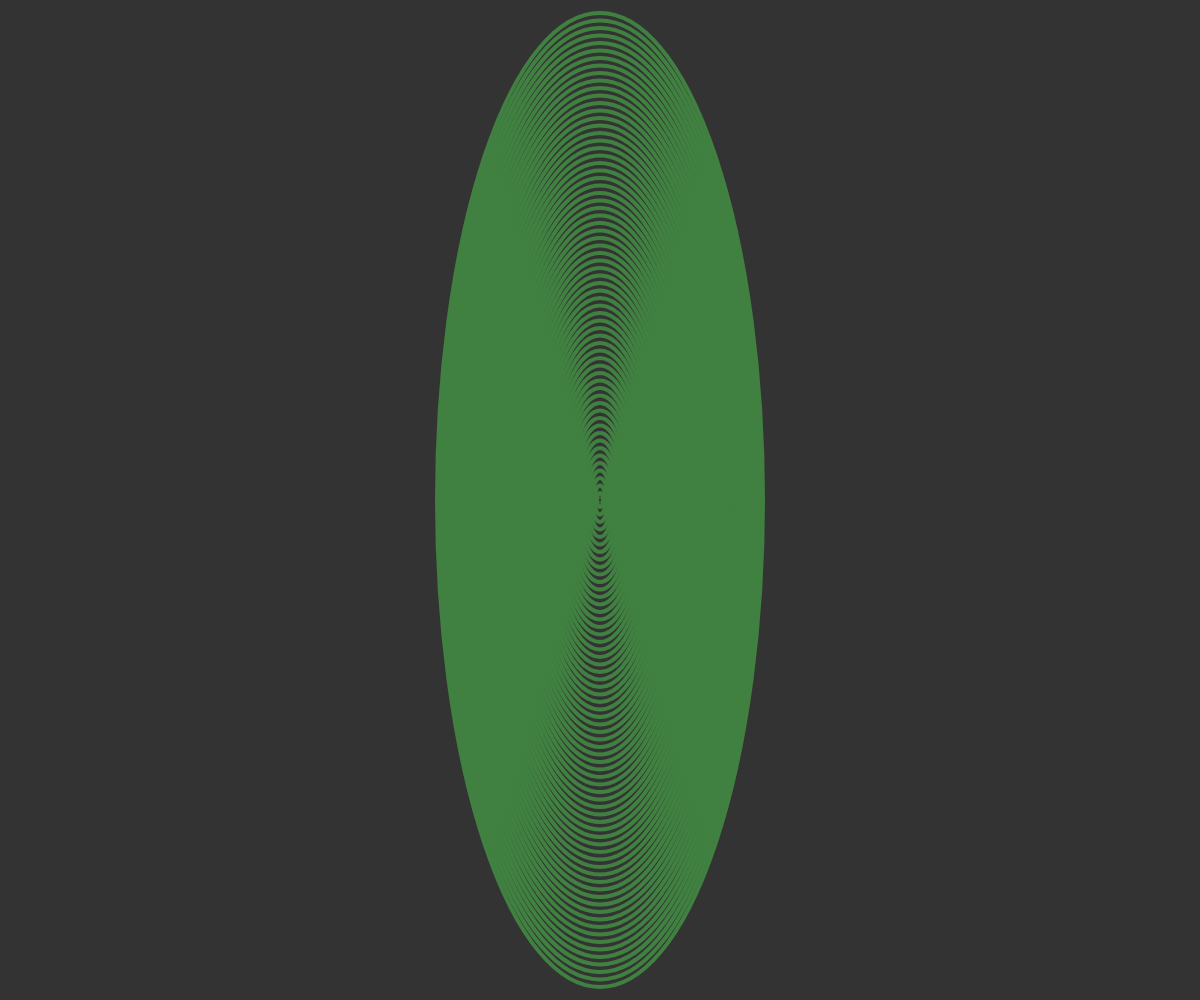
Frame 1 (no input)
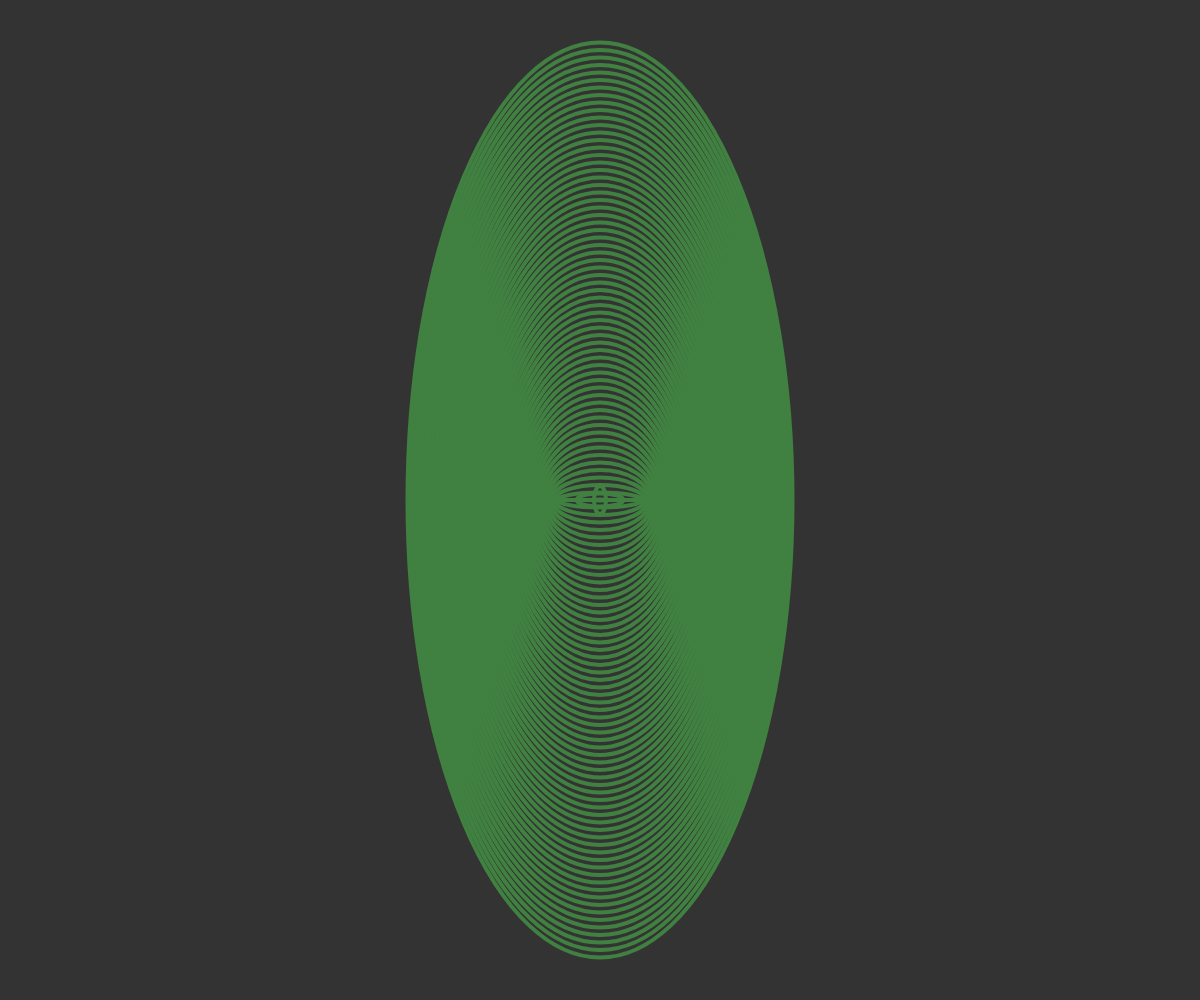
Frame 60 (no input)
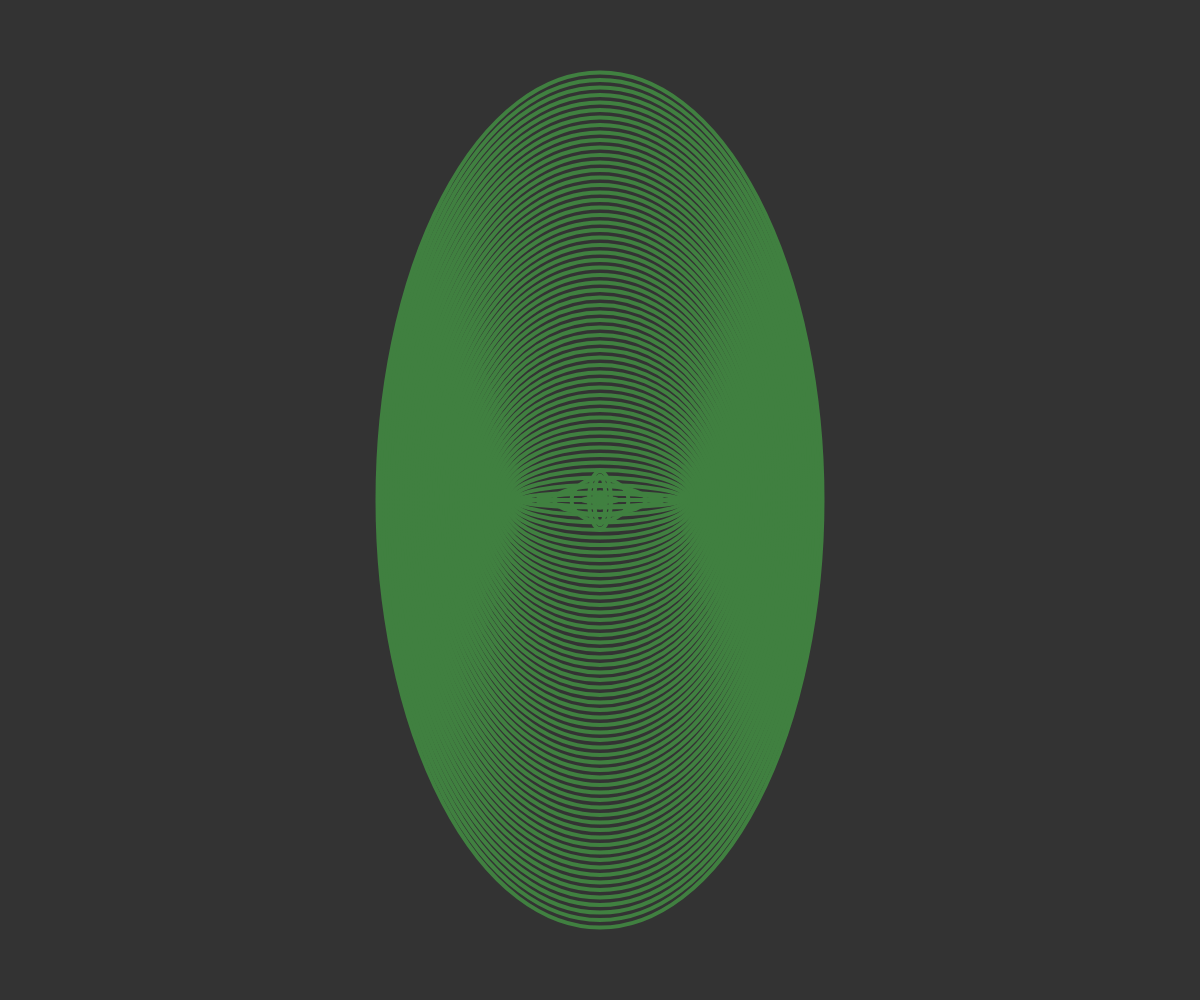
Frame 120 (the mouse pressed at the canvas centre since frame 60)

The p5.js sketch that drew these frames (run headless with seeded random() and noise() and a simulated clock; from frame 60 on, the mouse is pressed at the canvas centre):

// p5.js sketch
// ── sketch.js
let ellipses=[];
function setup(){
createCanvas(windowWidth,windowHeight);
background(51);

strokeWeight(4);
noFill();
for(let i=0;i<=65;i++)ellipses[i]=new movingEllipse(5*i,15*i);
}
function draw(){
  colorMode(RGB);
    background(51);
    for(let el of ellipses)el.animate();
}
class movingEllipse{
  constructor(rx,ry){
    this.rx=rx;
    this.maxrx=rx;
    this.ry=ry;
    this.pass=1;
  }
  animate(){  
  this.rx+=this.pass;
  this.ry-=this.pass;
  if(this.rx<0 || this.ry<0)this.pass*=(-1);
  colorMode(HSB);
  stroke(120,50,50);
  ellipse(width/2,height/2,this.rx,this.ry);
  }
}
